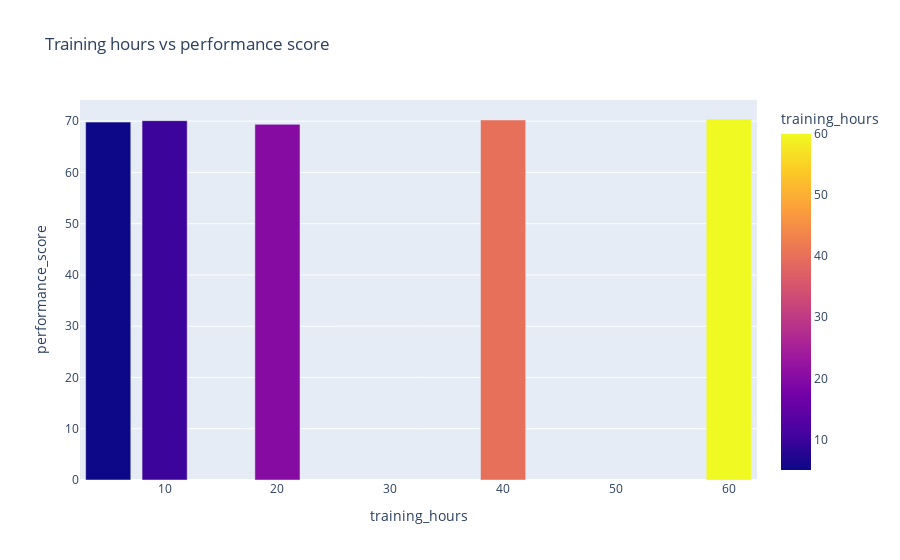

Here is the notebook cell this chart was saved with:
### Code cell
fig = px.bar(
    training,
    x='training_hours',
    y='performance_score',
    title='Training hours vs performance score',
    color='training_hours'
)
fig.show()

### Figure 1 — Plotly figure (JSON) as saved in the notebook; plotly's stock layout.template omitted (floating-point values rounded to 4 significant figures)
{"data": [{"hovertemplate": "training_hours=%{marker.color}<br>performance_score=%{y}<extra></extra>", "legendgroup": "", "marker": {"color": [5.0, 10.0, 20.0, 40.0, 60.0], "coloraxis": "coloraxis", "pattern": {"shape": ""}}, "name": "", "orientation": "v", "showlegend": false, "textposition": "auto", "type": "bar", "x": [5.0, 10.0, 20.0, 40.0, 60.0], "xaxis": "x", "y": [69.82, 70.1, 69.38, 70.24, 70.42], "yaxis": "y"}], "layout": {"barmode": "relative", "coloraxis": {"colorbar": {"title": {"text": "training_hours"}}, "colorscale": [[0, "#0d0887"], [0.1111, "#46039f"], [0.2222, "#7201a8"], [0.3333, "#9c179e"], [0.4444, "#bd3786"], [0.5556, "#d8576b"], [0.6667, "#ed7953"], [0.7778, "#fb9f3a"], [0.8889, "#fdca26"], [1, "#f0f921"]]}, "legend": {"tracegroupgap": 0}, "title": {"text": "Training hours vs performance score"}, "xaxis": {"anchor": "y", "domain": [0, 1], "title": {"text": "training_hours"}}, "yaxis": {"anchor": "x", "domain": [0, 1], "title": {"text": "performance_score"}}}}
